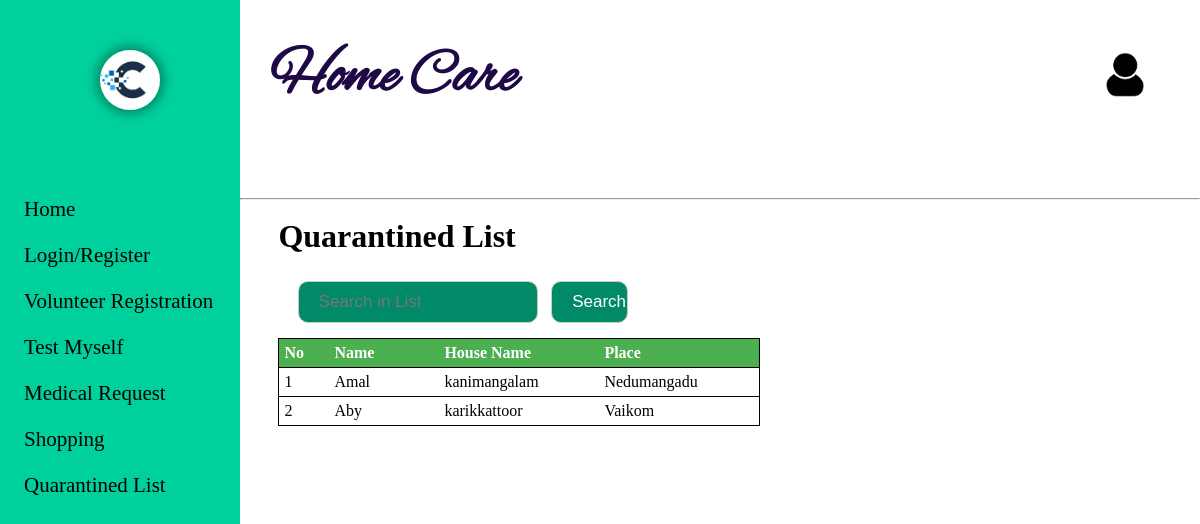
Page /ViewQuarantine.php on the committed database.
### tables this page shows
CREATE TABLE `user` (
  `U_id` int(5) NOT NULL,
  `L_id` int(5) NOT NULL,
  `name` varchar(20) NOT NULL,
  `hname` varchar(20) NOT NULL,
  `sd_id` int(5) NOT NULL,
  `dob` varchar(10) NOT NULL,
  `gender` varchar(10) NOT NULL
);

CREATE TABLE `subdist` (
  `sd_id` int(5) NOT NULL,
  `dt_id` int(2) NOT NULL,
  `sd_name` varchar(20) NOT NULL,
  `status` tinyint(1) NOT NULL DEFAULT 1
);

### ViewQuarantine.php (the view, shortened to what this page needs)
<!DOCTYPE html>
<html lang="en">
<head>
	<link rel="stylesheet" type="text/css" href="css\registration.css" />
</head>
<body>
	<?php require("Leftbar.php"); ?>
	<div class="right_cont" style="{background-color: rgb(232, 232, 232);}">
		<?php require("Topbar.php"); ?>
		<br><h1 style="margin-left:4%;">Quarantined List</h1><br>
		<form method="post" action="ViewQuarantine.php">
			<input type="text" name="search" placeholder="Search in List">
			<input type="submit" value="Search">
		</form>
			<?php
				$con=mysqli_connect("localhost","root","","care_app")or die("couldn't connect");
				$counter = 0;
				if (isset($_POST['search'])){
					$searchq = $_POST['search'];
					$searchq = preg_replace("#[^0-9a-z]#i","",$searchq);
					$query = "SELECT * FROM user WHERE name LIKE '%$searchq%' OR hname LIKE '%$searchq%'";
					$result =mysqli_query($con,$query);
					$count = mysqli_num_rows($result);
					if($count == 0){
						?>
						</table><br><br><tab>
						<?php
						echo  'There was no search results!';
					}
					else{
						?>
							<table class="cart" cellpadding="5" cellspacing="10">
							<tbody>
							<tr>
								<th style="text-align:left;" width="40px">No</th>
								<th style="text-align:left;" width="100px">Name</th>
								<th style="text-align:left;" width="100px">House Name</th>
								<th style="text-align:left;" width="100px">Place</th>
							</tr>
						<?php
						while($row=mysqli_fetch_array($result))
						{
							?>
							<tr>
							<td><?php echo ++$counter ?></td>
							<td><?php echo $row['name'] ?></td>
							<td><?php echo $row['hname'] ?></td>
							<?php
							$id=$row['sd_id'];
							$quer="select * from subdist where sd_id=$id";
							$resl =mysqli_query($con,$quer);
							$ro=mysqli_fetch_array($resl);
							?>
								<td><?php echo $ro['sd_name'] ?></td>
							</tr>
							<?php
						}
					}
				}
				else{
						?>
							<table class="cart" cellpadding="10" cellspacing="10">
							<tbody>
							<tr>
								<th style="text-align:left;" width="40px">No</th>
								<th style="text-align:left;" width="100px">Name</th>
								<th style="text-align:left;" width="150px">House Name</th>
								<th style="text-align:left;" width="150px">Place</th>
							</tr>
						<?php
						$con=mysqli_connect("localhost","root","","care_app")or die("couldn't connect");
						$query="select * from user";
						$result =mysqli_query($con,$query);
						while($row=mysqli_fetch_array($result))
						{
							?>
							<tr>
							<td><?php echo ++$counter ?></td>
							<td><?php echo $row['name'] ?></td>
							<td><?php echo $row['hname'] ?></td>
							<?php
							$id=$row['sd_id'];
							$quer="select * from subdist where sd_id=$id";
							$resl =mysqli_query($con,$quer);
							$ro=mysqli_fetch_array($resl);
							?>
								<td><?php echo $ro['sd_name'] ?></td>
							</tr>
							<?php
						}
				}
			?>
	</div>
</body>
</html>

### css/registration.css (style rules this page uses)
body { background-color:whitesmoke; background-attachment:fixed; margin: 0px; }
h1 { margin-top: 0%; }
input[type="submit"],[type=button] { background-color: rgb(12, 146, 0); color: #fff; width: 40%; margin: 8px 0; border-radius: 10px; }
input[type=text],[type=date],[type=password],[type="submit"], [type=button],[type=time],[type=number],[type=file],select { width: 100%; padding: 10px 20px; font-size: 17px; margin: 8px 0; display: inline-block; border: 1px solid #ccc; border-radius: 4px; box-sizing: border-box; }
input[type="submit"],[type=button] { background-color: rgb(12, 146, 0); color: #fff; border-radius: 10px; }

### css/home.css (style rules this page uses)
* { margin:0; padding:0; transition: .5s ease-out; }
table { border-collapse: collapse; border: 1px solid black; height: 10px !important; overflow: scroll; }
th { background-color: #4CAF50; color: white; }
th, td { padding: 5px; text-align: left; }
tr { border: 1px solid black; }
.right_cont { width:80%; height:100vh; float:left; background-color: white; }

### ViewQuarantine.php (style rules this page uses)
table { margin-left:4%; }
input[type="text"] { background-color: rgb(0, 138, 103); color: #fff; width: 25%; margin: 8px 0 0 6%; border-radius: 10px; }
input[type=submit] { background-color: rgb(0, 138, 103); color: #fff; width: 8%; margin: 8px 0 15px 1%; border-radius: 10px; }

### rows in the picture
user: name "Amal", hname "kanimangalam", sd.sd_name "Nedumangadu"
user: name "Aby", hname "karikkattoor", sd.sd_name "Vaikom"
